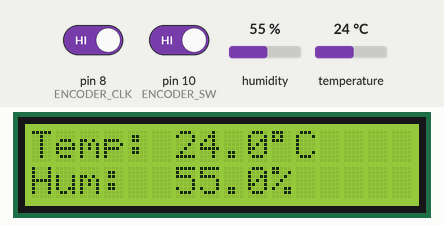
This sketch was run on a simulated Arduino Uno, built with avr-gcc and run on an emulated ATmega328P. On the bench: 16×2 character LCD. Inputs (shaded band) come from the test bench; at power-on: pin 10 (ENCODER_SW) HIGH, humidity 55 %, temperature 24 °C, pin 8 (ENCODER_CLK) HIGH. What the sketch prints to the serial monitor is not drawn.

Above: at 1.2 s.
1.3 s: pin 10 (ENCODER_SW) driven LOW
At 2.4 s:
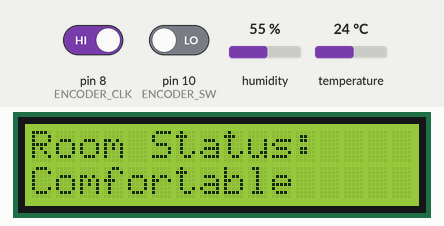
3.4 s: humidity set to 31 %
5.4 s: humidity set to 28 %
At 7.7 s:
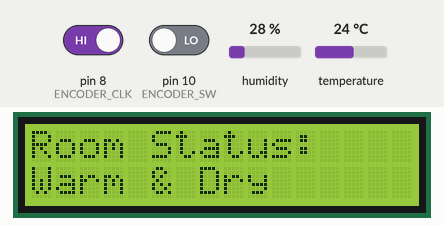
8.0 s: temperature set to 19 °C
10.0 s: temperature set to 16 °C
At 12.4 s:
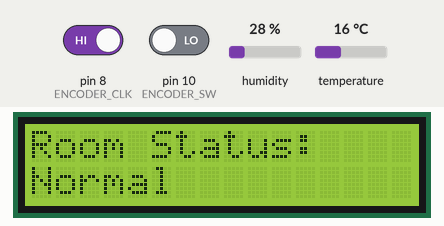
12.7 s: temperature set to 33 °C
At 14.0 s:
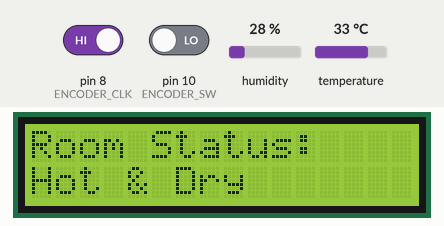
Timing chart, 0 to 15.7 s (numbered marks = the images above; inputs shaded):
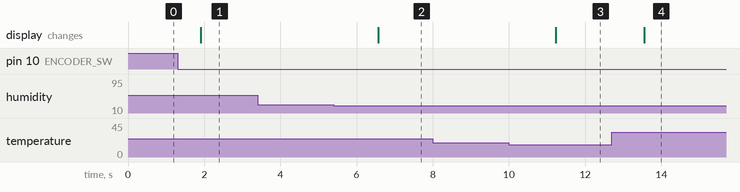

The sketch:

RoomEnivronmentMonitoringLogger.ino
```cpp
#include <LiquidCrystal.h>
#include "DHT.h"

// LCD pin mapping
LiquidCrystal lcd(12, 11, 5, 4, 3, 2);

// DHT sensor
#define DHTPIN 7
#define DHTTYPE DHT11
DHT dht(DHTPIN, DHTTYPE);

// Rotary encoder pins
#define ENCODER_CLK 8
#define ENCODER_DT 9
#define ENCODER_SW 10

int lastClk = HIGH;
int screen = 0; // 0: T+H, 1: T+Status, 2: H+Status, 3: Combined Status (button)
bool showStatusScreen = false;

// Data logging variables
unsigned long lastLog = 0;
const unsigned long logInterval = 60000UL; // 1 minute in milliseconds

void setup() {
  Serial.begin(9600);  // Initialize serial communication for data logging
  lcd.begin(16, 2);
  dht.begin();

  pinMode(ENCODER_CLK, INPUT_PULLUP);
  pinMode(ENCODER_DT, INPUT_PULLUP);
  pinMode(ENCODER_SW, INPUT_PULLUP);
}

void loop() {
  handleEncoder();

  float temp = dht.readTemperature();
  float humidity = dht.readHumidity();

  // Log data every minute
  unsigned long now = millis();
  if (now - lastLog >= logInterval || lastLog == 0) {
    lastLog = now;
    logData(temp, humidity);
  }

  lcd.clear();

  if (showStatusScreen) {
    // Combined status screen (button press)
    lcd.setCursor(0, 0);
    lcd.print("Room Status:");
    lcd.setCursor(0, 1);
    lcd.print(getCombinedRoomStatus(temp, humidity));
    delay(2000); // Show for 2 seconds
    showStatusScreen = false;
    return;
  }

  switch (screen) {
    case 0:
      // Temperature & Humidity
      lcd.setCursor(0, 0);
      lcd.print("Temp: ");
      lcd.print(temp, 1);
      lcd.print((char)223);
      lcd.print("C");
      lcd.setCursor(0, 1);
      lcd.print("Hum:  ");
      lcd.print(humidity, 1);
      lcd.print("%");
      break;
    case 1:
      // Temperature & Room Status
      lcd.setCursor(0, 0);
      lcd.print("Temp: ");
      lcd.print(temp, 1);
      lcd.print((char)223);
      lcd.print("C");
      lcd.setCursor(0, 1);
      lcd.print("Status: ");
      lcd.print(getTempStatus(temp));
      break;
    case 2:
      // Humidity & Room Status
      lcd.setCursor(0, 0);
      lcd.print("Hum: ");
      lcd.print(humidity, 1);
      lcd.print("%");
      lcd.setCursor(0, 1);
      lcd.print("Status: ");
      lcd.print(getHumidityStatus(humidity));
      break;
  }
  delay(500);
}

// Data logging function - outputs CSV format via Serial
void logData(float temp, float humidity) {
  Serial.print(temp, 1);
  Serial.print(",");
  Serial.println(humidity, 1);
}

// Rotary encoder handler
void handleEncoder() {
  int newClk = digitalRead(ENCODER_CLK);
  if (newClk != lastClk && newClk == LOW) {
    if (digitalRead(ENCODER_DT) != newClk) {
      screen++;
      if (screen > 2) screen = 0;
    } else {
      screen--;
      if (screen < 0) screen = 2;
    }
  }
  lastClk = newClk;

  // Button press for combined status screen
  if (digitalRead(ENCODER_SW) == LOW) {
    showStatusScreen = true;
    delay(300); // debounce
  }
}

// Status logic
String getTempStatus(float temp) {
  if (isnan(temp)) return "Error";
  if (temp < 10) return "Cold";
  else if (temp < 18) return "Cool";
  else if (temp < 30) return "Warm";
  else return "Hot";
}

String getHumidityStatus(float hum) {
  if (isnan(hum)) return "Error";
  if (hum < 30) return "Dry";
  else if (hum < 60) return "Normal";
  else return "Humid";
}

String getCombinedRoomStatus(float temp, float hum) {
  if (isnan(temp) || isnan(hum)) return "Sensor Error";
  // Combined status logic
  if (temp < 10 && hum < 30) return "Cold & Dry";
  if (temp < 10 && hum >= 60) return "Cold & Humid";
  if (temp >= 30 && hum >= 60) return "Hot & Humid";
  if (temp >= 30 && hum < 30) return "Hot & Dry";
  if (temp >= 18 && temp < 30 && hum >= 60) return "Warm & Humid";
  if (temp >= 18 && temp < 30 && hum < 30) return "Warm & Dry";
  if (temp >= 10 && temp < 30 && hum >= 30 && hum < 60) return "Comfortable";
  return "Normal";
}
```

Measured:
- the behaviour switches between 30 and 29 % on humidity (found by bisection; images 1 and 2)
- the behaviour switches between 18 and 17 °C on temperature (found by bisection; images 2 and 3)
- after the input at 1.3 s, the display: changes after 0.61 s (image 1)
- after the input at 3.4 s, every drawn part: stays the same
- after the input at 5.4 s, the display: changes after 1.2 s (image 2)
- after the input at 8.0 s, every drawn part: stays the same
- after the input at 10.0 s, the display: changes after 1.2 s (image 3)
- after the input at 12.7 s, the display: changes after 0.85 s (image 4)
